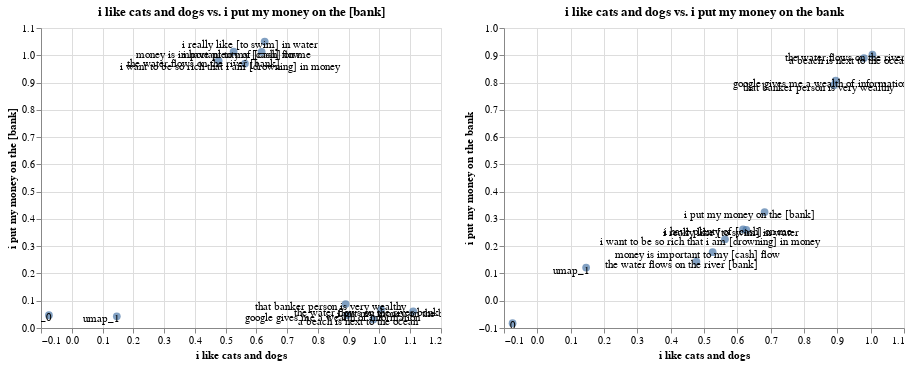

The notebook cell saved with this chart:
### Code cell
p1 = t.plot_interactive("i like cats and dogs", "i put my money on the [bank]")
p2 = t.plot_interactive("i like cats and dogs", "i put my money on the bank")
p1 | p2

### Figure 1 — Vega-Lite specification as saved in the notebook (floating-point values rounded to 4 significant figures)
{"config": {"view": {"continuousWidth": 400, "continuousHeight": 300}}, "hconcat": [{"layer": [{"mark": {"type": "circle", "size": 60}, "encoding": {"tooltip": [{"type": "nominal", "field": "name"}, {"type": "nominal", "field": "original"}], "x": {"type": "quantitative", "axis": {"title": "i like cats and dogs"}, "field": "x_axis"}, "y": {"type": "quantitative", "axis": {"title": "i put my money on the [bank]"}, "field": "y_axis"}}, "selection": {"selector003": {"type": "interval", "bind": "scales", "encodings": ["x", "y"]}}, "title": "i like cats and dogs vs. i put my money on the [bank]"}, {"mark": {"type": "text", "color": "black", "dx": -15, "dy": 3}, "encoding": {"text": {"type": "nominal", "field": "original"}, "x": {"type": "quantitative", "axis": {"title": "i like cats and dogs"}, "field": "x_axis"}, "y": {"type": "quantitative", "axis": {"title": "i put my money on the [bank]"}, "field": "y_axis"}}}], "data": {"name": "data-b0a3412e8b2a1b9734ac364cdfccac33"}}, {"layer": [{"mark": {"type": "circle", "size": 60}, "encoding": {"tooltip": [{"type": "nominal", "field": "name"}, {"type": "nominal", "field": "original"}], "x": {"type": "quantitative", "axis": {"title": "i like cats and dogs"}, "field": "x_axis"}, "y": {"type": "quantitative", "axis": {"title": "i put my money on the bank"}, "field": "y_axis"}}, "selection": {"selector004": {"type": "interval", "bind": "scales", "encodings": ["x", "y"]}}, "title": "i like cats and dogs vs. i put my money on the bank"}, {"mark": {"type": "text", "color": "black", "dx": -15, "dy": 3}, "encoding": {"text": {"type": "nominal", "field": "original"}, "x": {"type": "quantitative", "axis": {"title": "i like cats and dogs"}, "field": "x_axis"}, "y": {"type": "quantitative", "axis": {"title": "i put my money on the bank"}, "field": "y_axis"}}}], "data": {"name": "data-11f7fac231c8258f0c92a530ee1d5ab1"}}], "$schema": "https://vega.github.io/schema/vega-lite/v4.0.2.json", "datasets": {"data-b0a3412e8b2a1b9734ac364cdfccac33": [{"x_axis": 1.11, "y_axis": 0.06123, "name": "i put my money on the bank", "original": "i put my money on the bank"}, {"x_axis": 0.4773, "y_axis": 0.9797, "name": "the water flows on the river [bank]", "original": "the water flows on the river [bank]"}, {"x_axis": 1.005, "y_axis": 0.06733, "name": "the water flows on the river bank", "original": "the water flows on the river bank"}, {"x_axis": 0.627, "y_axis": 1.05, "name": "i really like [to swim] in water", "original": "i really like [to swim] in water"}, {"x_axis": 0.5629, "y_axis": 0.9696, "name": "i want to be so rich that i am [drowning] in money", "original": "i want to be so rich that i am [drowning] in money"}, {"x_axis": 0.6171, "y_axis": 1.013, "name": "i have plenty of [cash] on me", "original": "i have plenty of [cash] on me"}, {"x_axis": 0.526, "y_axis": 1.014, "name": "money is important to my [cash] flow", "original": "money is important to my [cash] flow"}, {"x_axis": 0.9797, "y_axis": 0.03134, "name": "a beach is next to the ocean", "original": "a beach is next to the ocean"}, {"x_axis": 0.8952, "y_axis": 0.04736, "name": "google gives me a wealth of information", "original": "google gives me a wealth of information"}, {"x_axis": 0.89, "y_axis": 0.08775, "name": "that banker person is very wealthy", "original": "that banker person is very wealthy"}, {"x_axis": -0.07425, "y_axis": 0.04717, "name": "umap_0", "original": "umap_0"}, {"x_axis": 0.1464, "y_axis": 0.04283, "name": "umap_1", "original": "umap_1"}], "data-11f7fac231c8258f0c92a530ee1d5ab1": [{"x_axis": 0.6818, "y_axis": 0.3249, "name": "i put my money on the [bank]", "original": "i put my money on the [bank]"}, {"x_axis": 0.4773, "y_axis": 0.1434, "name": "the water flows on the river [bank]", "original": "the water flows on the river [bank]"}, {"x_axis": 1.005, "y_axis": 0.9024, "name": "the water flows on the river bank", "original": "the water flows on the river bank"}, {"x_axis": 0.627, "y_axis": 0.2596, "name": "i really like [to swim] in water", "original": "i really like [to swim] in water"}, {"x_axis": 0.5629, "y_axis": 0.225, "name": "i want to be so rich that i am [drowning] in money", "original": "i want to be so rich that i am [drowning] in money"}, {"x_axis": 0.6171, "y_axis": 0.2617, "name": "i have plenty of [cash] on me", "original": "i have plenty of [cash] on me"}, {"x_axis": 0.526, "y_axis": 0.1778, "name": "money is important to my [cash] flow", "original": "money is important to my [cash] flow"}, {"x_axis": 0.9797, "y_axis": 0.8898, "name": "a beach is next to the ocean", "original": "a beach is next to the ocean"}, {"x_axis": 0.8952, "y_axis": 0.8074, "name": "google gives me a wealth of information", "original": "google gives me a wealth of information"}, {"x_axis": 0.89, "y_axis": 0.7905, "name": "that banker person is very wealthy", "original": "that banker person is very wealthy"}, {"x_axis": -0.07425, "y_axis": -0.08235, "name": "umap_0", "original": "umap_0"}, {"x_axis": 0.1464, "y_axis": 0.1215, "name": "umap_1", "original": "umap_1"}]}}
